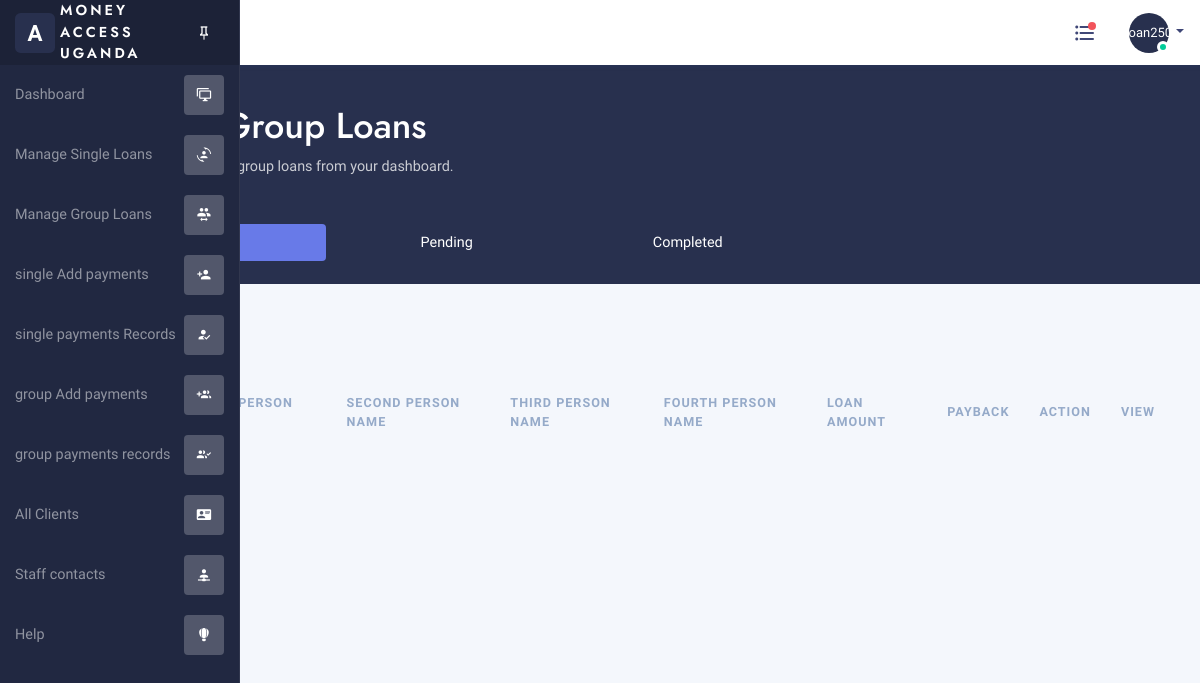
/loan/manage-group-loans/ (signed in), run on an earlier commit of the app's database.
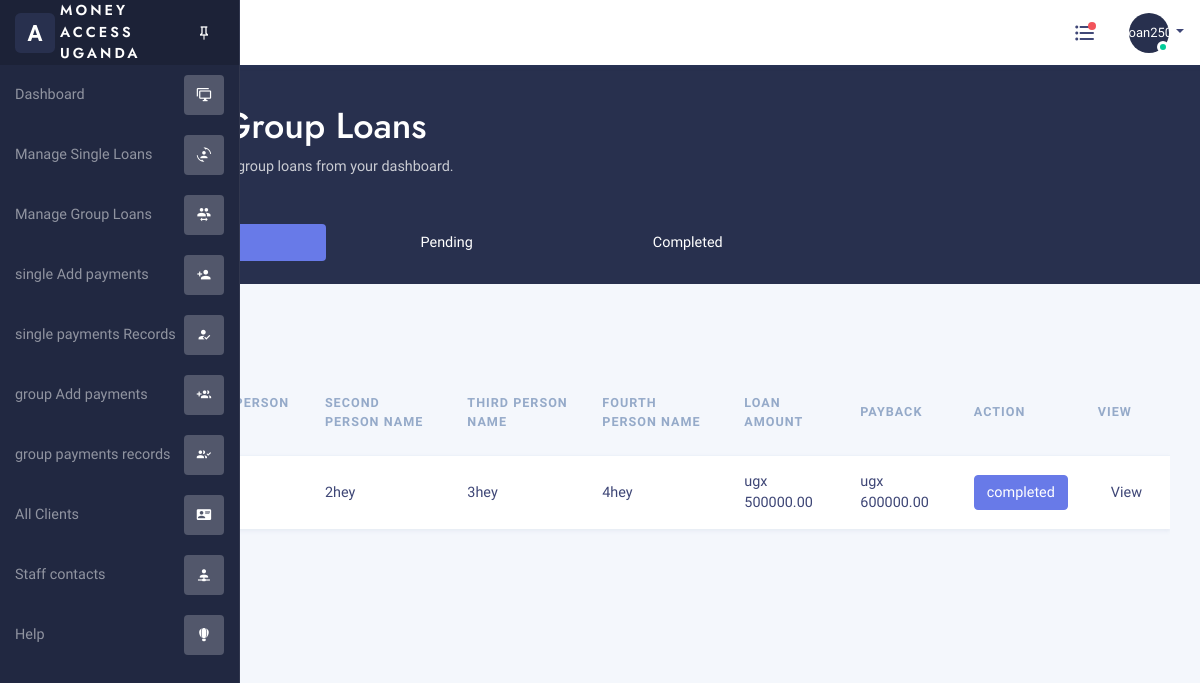
And on a later commit of the database.
### home/models.py (models this page shows, shortened)
class GroupApply(models.Model):
    loan_id = models.CharField(default= random_string, max_length=1000000000)
    general_number = models.CharField(max_length=20, default='xxx')
    first_person_full_names = models.CharField(max_length=200, default='null')
    first_person_telephone = models.CharField(max_length=200, default='xxx')
    first_person_national_id = models.CharField(max_length=200, default='null')
    first_person_national_id_pic = models.FileField()
    first_person_pic = models.FileField()
    second_person_full_names = models.CharField(max_length=200, default='null')
    second_person_telephone = models.CharField(max_length=200, default='xxx')
    second_person_national_id = models.CharField(max_length=200, default='null')
    second_person_national_id_pic = models.FileField()
    second_person_pic = models.FileField()
    third_person_full_names = models.CharField(max_length=200, default='null')
    third_person_telephone = models.CharField(max_length=200, default='xxx')
    third_person_national_id = models.CharField(max_length=200, default='null')
    third_person_national_id_pic = models.FileField()
    third_person_pic = models.FileField()
    fourth_person_full_names = models.CharField(max_length=200, default='null')
    fourth_person_telephone = models.CharField(max_length=200, default='xxx')
    fourth_person_national_id = models.CharField(max_length=200, default='null')
    fourth_person_national_id_pic = models.FileField()
    fourth_person_pic = models.FileField()
    status = models.CharField(max_length=50, default='pending')
    user = models.CharField(max_length=200)
    date = models.DateTimeField(default=datetime.now, blank=True)
    loan_amount = models.DecimalField(max_digits=8, decimal_places=2)
    payback = models.DecimalField(max_digits=12, decimal_places=2, default='0.00')

### loan/views.py (the view)
# urls.py: path('manage-group-loans/', views.manage_group_loans, name='manage_group_loans'),
def manage_group_loans(request):
    if request.user.is_superuser:
        group_loans = GroupApply.objects.all()
        context = {
            'group_loans': group_loans,
        }
        return render(request, 'manage_group_loans.html', context)
    else:
        return redirect('account:admin-login')

### account/templates/manage_group_loans.html (shortened to what the changed rows need)
{% extends 'base.html' %}
{% load static %}
    {% block content %}
        <section class="admin-content">
                <div class=" bg-dark m-b-30 bg-stars">
                    <div class="container">
                        <div class="row">
                            <div class="col-md-8 m-auto text-white p-t-40 p-b-90">
                                <h1>Manage Group Loans</h1>
                            </div>
                        </div>
                    </div>
                </div>
                <div class="container pull-up">
                    <div class="row">
                        <div class="col-lg-12">
                            <div class="tab-content" id="myTabContent">
                                <div class="tab-pane fade show active" id="home" role="tabpanel" aria-labelledby="home-tab">
                                    <div class="col-md-12 m-b-30">
                                        <div class="table-responsive">
                                            <table class="table align-td-middle table-card table-striped">
                                                <thead>
                                                <tr>
                                                    <th>Loan ID</th>
                                                    <th>first person name</th>
                                                    <th>second person name</th>
                                                    <th>third person name</th>
                                                    <th>fourth person name</th>
                                                    <th>loan amount</th>
                                                    <th>payback</th>
                                                    <th>Action</th>
                                                    <th>View</th>
                                                </tr>
                                                </thead>
                                                <tbody>
                                                {% if group_loans %}
                                                    {% for loan in group_loans %}
                                                        {% if loan.status == 'approved' %}
                                                            <tr>
                                                                <td>
                                                                </td>
                                                                <td>{{loan.first_person_full_names}}</td>
                                                                <td>{{loan.second_person_full_names}}</td>
                                                                <td>{{loan.third_person_full_names}}</td>
                                                                <td>{{loan.fourth_person_full_names}}</td>
                                                                <td>ugx {{loan.loan_amount}}</td>
                                                                <td>ugx {{loan.payback}}</td>
                                                                <td>
                                                                    <form action="{% url 'loan:group-loan-complete' %}" method="POST">
                                                                        <button class="btn btn-primary" type="submit">completed</button>
                                                                    </form>
                                                                </td>
                                                                <td>
                                                                        <a class='btn hvr-hover' href="{% url 'loan:group-details' loan.id %}">View</a>
                                                                </td>
                                                            </tr>
                                                        {% endif %}
                                                    {% endfor %}
                                                {% else %}
                                                        <tr>
                                                            <td><h4>No record in DB</h4></td>
                                                        </tr>
                                                {% endif %}
                                                </tbody>
                                            </table>
                                        </div>
                                    </div>
                                </div>
                            </div>
                        </div>
                    </div>
                </div>
            </section>
    {% endblock %}

What changed in the data, as far as the page shows it:
now on this page (row edited): GroupApply: second_person_full_names "2hey", third_person_full_names "3hey", fourth_person_full_names "4hey", loan_amount "500000.00", payback "600000.00"
